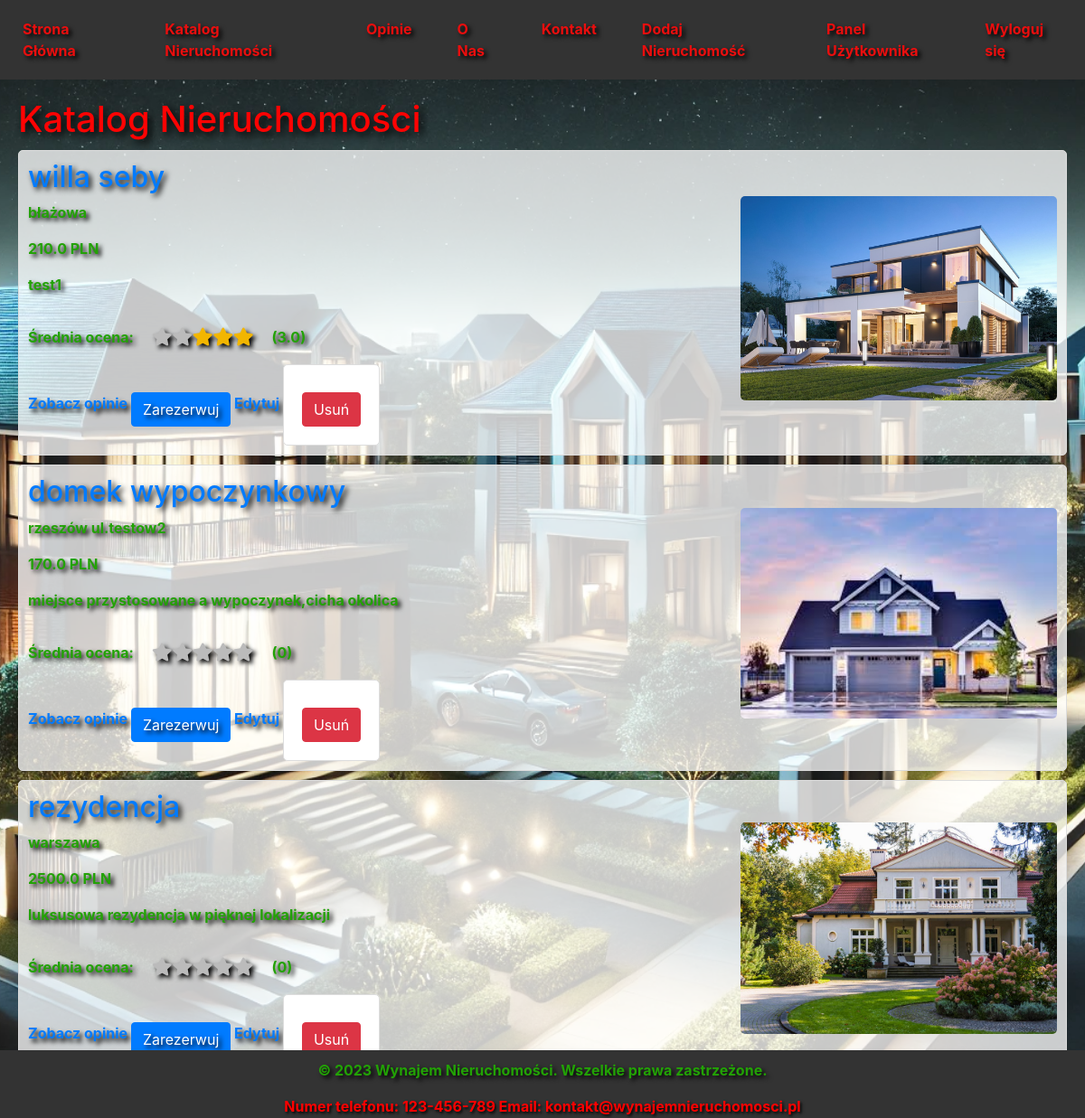
/katalog (signed in), run on the app's committed database.
### app.py (models this page shows, shortened)
class Nieruchomosc(db.Model):
    id = db.Column(db.Integer, primary_key=True)
    nazwa = db.Column(db.String(100), nullable=False)
    lokalizacja = db.Column(db.String(100), nullable=False)
    cena_dzienna = db.Column(db.Float, nullable=False)
    opis = db.Column(db.Text, nullable=True)
    image_file = db.Column(db.String(100), nullable=False, default='default.jpg')  # Upewnij się, że kolumna istnieje
    wynajmy = db.relationship('Wynajem', backref='nieruchomosc', lazy=True)
    opinions = db.relationship('Opinion', back_populates='nieruchomosc', lazy=True)
    zdjecia = db.relationship('Zdjecie', backref='nieruchomosc', lazy=True)
    rentals = db.relationship('Rental', back_populates='nieruchomosc', cascade="all, delete-orphan")
    def average_rating(self):
        if not self.opinions:
            return 0
        total_rating = sum(opinion.rating for opinion in self.opinions)
        return total_rating / len(self.opinions)

class Opinion(db.Model):
    id = db.Column(db.Integer, primary_key=True)
    nieruchomosc_id = db.Column(db.Integer, db.ForeignKey('nieruchomosc.id'), nullable=False)
    user_id = db.Column(db.Integer, db.ForeignKey('user.id'), nullable=False)
    rating = db.Column(db.Integer, nullable=False)
    comment = db.Column(db.Text, nullable=False)
    nieruchomosc = db.relationship('Nieruchomosc', back_populates='opinions')
    user = db.relationship('User', back_populates='opinions')

class Zdjecie(db.Model):
    id = db.Column(db.Integer, primary_key=True)
    filename = db.Column(db.String(100), nullable=False)
    nieruchomosc_id = db.Column(db.Integer, db.ForeignKey('nieruchomosc.id'), nullable=False)

### app.py (the view)
@app.route('/katalog')
@login_required
def katalog():
    nieruchomosci = Nieruchomosc.query.all()
    return render_template('property_list.html', nieruchomosci=nieruchomosci, title="Katalog Nieruchomości")

### app.py (called while the page is built)
@login_manager.user_loader
def load_user(user_id):
    return User.query.get(int(user_id))

### templates/property_list.html (shortened to what this page needs)
{% extends "base.html" %}
{% block content %}
<h1>{{ title }}</h1>
<ul class="property-list">
    {% for nieruchomosc in nieruchomosci %}
        <li class="property-item">
            <div class="property-content">
                <h2><a href="{{ url_for('property_detail', property_id=nieruchomosc.id) }}">{{ nieruchomosc.nazwa }}</a></h2>
                <p>{{ nieruchomosc.lokalizacja }}</p>
                <p>{{ nieruchomosc.cena_dzienna }} PLN</p>
                <p>{{ nieruchomosc.opis }}</p>
                <div class="average-rating">
                    Średnia ocena:
                    <div class="star-rating">
                        {% for i in range(5) %}
                            <span class="fa fa-star{% if i < nieruchomosc.average_rating()|round %} checked{% endif %}"></span>
                        {% endfor %}
                    </div>
                    ({{ nieruchomosc.average_rating()|round(2) }})
                </div>
                <a href="{{ url_for('opinie_nieruchomosc', nieruchomosc_id=nieruchomosc.id) }}">Zobacz opinie</a>
                <a href="{{ url_for('rent_property', property_id=nieruchomosc.id) }}" class="btn btn-primary">Zarezerwuj</a>
                {% if current_user.is_authenticated and current_user.is_admin %}
                    <a href="{{ url_for('edit_property', property_id=nieruchomosc.id) }}">Edytuj</a>
                    <form action="{{ url_for('delete_property', property_id=nieruchomosc.id) }}" method="POST" class="delete-form">
                        <button type="submit" class="btn btn-danger">Usuń</button>
                    </form>
                {% endif %}
            </div>
            <div class="property-image">
                {% for zdjecie in nieruchomosc.zdjecia %}
                    <img src="{{ url_for('static', filename='uploads/' ~ zdjecie.filename) }}" alt="Zdjęcie {{ nieruchomosc.nazwa }}" style="margin-bottom: 10px;">
                {% endfor %}
            </div>
        </li>
    {% endfor %}
</ul>
{% endblock %}

### static/css/styles.css (style rules this page uses)
body { font-family: Arial, sans-serif; background: url('../images/tlo.webp') no-repeat center center fixed; background-size: cover; color: #ff0000; margin: 0; padding: 0; font-weight: bold; }
h1, h2, h3, h4, h5, h6, .navbar-brand, .nav-link, .alert, footer div { font-weight: bold; font-size: 1,5em; color:red; text-shadow: 0.1em 0.1em 0.2em black; }
h1 { color: #ff0303; text-shadow: 0.1em 0.1em 0.2em black; }
ul.property-list { list-style-type: none; padding: 0; }
.property-item { display: flex; align-items: center; background-color: #ffffffc3; margin: 10px 0; padding: 10px; border: 1px solid #ddd; border-radius: 5px; }
p,li { color: #22a205; font-weight: bold; font-size: 1,5em; text-shadow: 0.2em 0.2em 0.3em black; }
.property-content { flex: 1; }
.property-image { margin-left: 20px; }
.property-image img { width: 150px; height: auto; border-radius: 5px; }
form { background-color: #fff; padding: 20px; border: 1px solid #ddd; border-radius: 5px; max-width: 600px; margin: 0 auto; }
.star-rating { display: flex; flex-direction: row-reverse; justify-content: center; align-items: center; padding: 20px; }
.star-rating { display: flex; direction: ltr; }
.star-rating .fa-star { color: #bbb; font-size: 20px; }
.star-rating .fa-star.checked { color: #f2b600; }
.property-item { display: flex; justify-content: space-between; padding: 10px; border: 1px solid #ddd; margin-bottom: 10px; }
.property-content { flex: 1; margin-right: 20px; }
.property-image { flex: 0 0 350px; display: flex; flex-direction: column; }
.property-image img { width: 100%; height: auto; border-radius: 5px; }
.average-rating { display: flex; align-items: center; }
.delete-form { display: inline-block; }
.btn { padding: 5px 10px; border: none; cursor: pointer; text-decoration: none; font-size: 14px; margin-top: 10px; }
.btn-danger { background-color: #dc3545; color: white; border-radius: 3px; }

### data on the page
Nieruchomosc: nazwa "willa seby", lokalizacja "błażowa", cena_dzienna "210.0", opis "test1", average_rating "3.0"
Zdjecie: filename (picture)
Nieruchomosc: nazwa "domek wypoczynkowy", lokalizacja "rzeszów ul.testow2", cena_dzienna "170.0", opis "miejsce przystosowane a wypoczynek,cicha okolica", average_rating "0"
Zdjecie: filename (picture)
Nieruchomosc: nazwa "rezydencja", lokalizacja "warszawa", cena_dzienna "2500.0", opis "luksusowa rezydencja w pięknej lokalizacji", average_rating "0"
Zdjecie: filename (picture)

### other printed values
{{ title }} "Katalog Nieruchomości"
